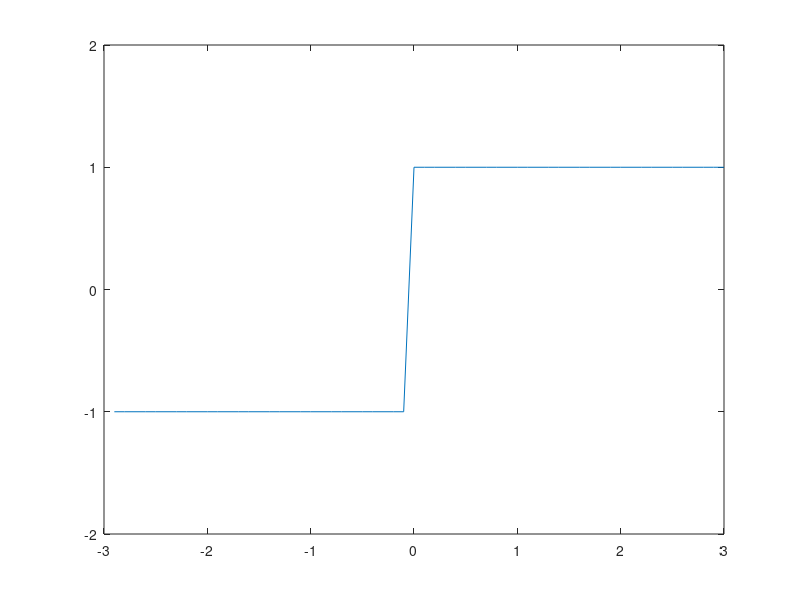

The MATLAB source for this figure: (Note: this script raises an error after producing the figure.)
% 
% exercicio #04
% codigo simples para gerar onda quadrada e constatar os harmonicos que a compoe
%
% nelson violante-carvalho
% n_violante@oceanica.ufrj.br
% https://sites.google.com/site/nviolantecarvalho/
%
% Introdução à Análise de Sinais para Oceanógrafos 
% (e demais interessados no oceano)
%
% Programa de Pos-Graduacao em Engenharia Oceanica
% PENO COPPE UFRJ
%
% 2o PERIODO 2015
%
% obs.:
% necessita a subrotina plot_spec

clear, close all

% Lembrando da teoria que vimos em sala
% Freq Nyquist f_N (Hz) = 1/2 dT
% freq_am > 2 * freq_max
% freq fundamental f_1 = 1 / (N dT)
% resolucao em frequencia delta_f = 1 / (N dT)
% numero max de componentes espectrais = f_N / f_1 = N/2
%
% Comecando....
% Vamos inserir alguns valores
dT=.1; % periodo de amostragem Delta_t (s)
t = -3+dT:dT:3; % duracao do sinal (s)
N=length(t); % num de pontos do sinal
%
% gerando uma onda quadrada 
sq=square(1*t,50); % ver 'help square'
figure(1), plot(t,sq)
axis([-3 3 -2 2])
%
% calcule a FFT da onda quadrada
% use a rotina plot_spec
plot_spec(sq,dT);
%
% Muito bem, vamos responder juntos algumas perguntas.
% Primeiramente, na fig 2, espectro de amplitude, repare que os pontos azuis 
% correspondem a cada valor do vetor de frequencia.
% i. calcule a freq fundamental.
% ii. calcule as frequencias de seus harmonicos.
% iii. quais harmonicos (impares ou pares?) NAO tem energia?
% iv. se vc for reconstruir a onda quadrada usando suas componentes senoidais, quais harmonicos vc incluiria no seu calculo em funcao da energia de cada um deles apresentada na fig 2?
% v. empregando a expansao de fourier, uma onda quadrada pode ser expressa
% como uma serie infinita com a forma
% sq(t) = 4/pi * (1 sin (2*pi*t /T) + 1/3 (6*pi*t /T) + 1/5 (10*pi*t /T) + ... )
% baseado em sua resposta em iii, comente a equacao acima
% vi. baseado na figura 1, qual o valor de T?
% vii. baseado na equacao v, comente iv
% viii. reconstrua a onda quadrada usando suas componentes senoidas (eq v)
% primeiro, plote novamente a onda quadrada e em seguida use o comando 'hold'.
% em seguida, plote cada componente. comente seus resultados.


